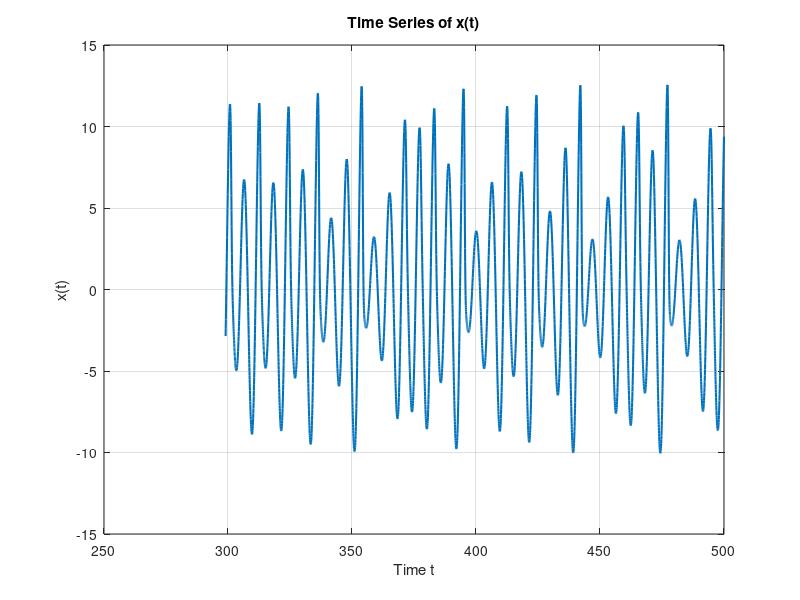
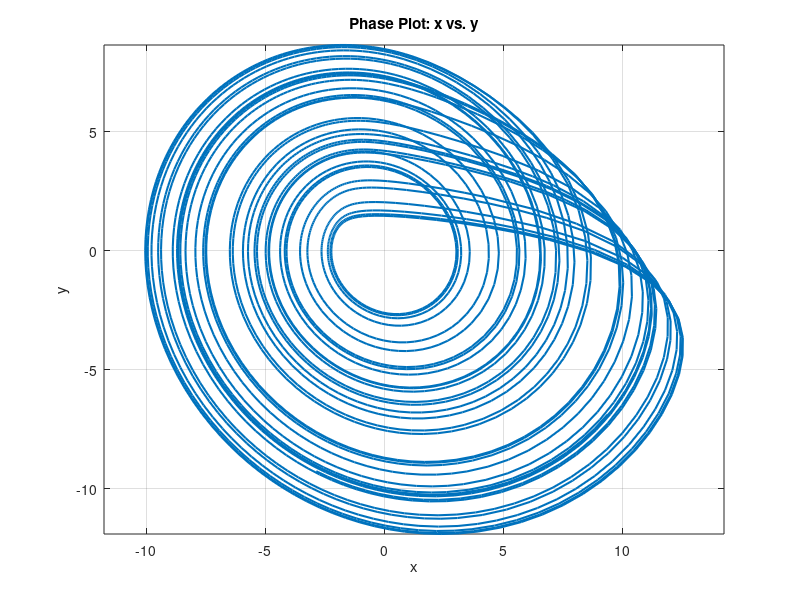

The MATLAB script that drew these images, in order:
function rossler_main()
% rossler_main - Simulation of the Rössler System using ode45
%
% Equations of the Rössler system:
%   dx/dt = -y - z
%   dy/dt = x + a*y
%   dz/dt = b + x*z - c*z
%
% Constant parameters:
%   a = 0.2, b = a, c = 6.3
%
% This function generates random initial conditions (in the interval [0,10]),
% integrates the Rössler system over the time span [0, 500], removes transient
% dynamics (if sufficient data is available), and produces the following plots:
%   - Time series of x(t)
%   - Phase plot of x versus y
%
% Author: Sabneet Bains
% Date: [Current Date]
% License: MIT License

    try
        %% Workspace Setup
        clear; close all; clc;
        
        %% Parameters
        a_param = 0.2;
        b_param = a_param;
        c_param = 6.3;
        
        %% Define the Rössler System
        % p(1)=x, p(2)=y, p(3)=z
        rossler = @(t, p) [ - (p(2) + p(3));
                             p(1) + a_param * p(2);
                             b_param + p(1) * p(3) - c_param * p(3) ];
        
        %% Generate Random Initial Conditions
        % Initial conditions are generated uniformly in the interval [0, 10]
        rng('shuffle');
        x0 = 10 * rand;
        y0 = 10 * rand;
        z0 = 10 * rand;
        initialConditions = [x0; y0; z0];
        
        %% Numerical Integration using ode45
        tspan = [0, 500];
        [t, p] = ode45(rossler, tspan, initialConditions);
        
        %% Remove Transients
        % Remove the first 5000 data points if available; otherwise, use the full data.
        if length(t) > 5000
            t_trim = t(5000:end);
            p_trim = p(5000:end, :);
        else
            t_trim = t;
            p_trim = p;
        end
        
        %% Plotting Results
        
        % Plot x(t) versus time
        figure;
        plot(t_trim, p_trim(:,1), 'LineWidth', 1.5);
        grid on;
        xlabel('Time t');
        ylabel('x(t)');
        title('Time Series of x(t)');
        
        % Plot phase plot: x versus y
        figure;
        plot(p_trim(:,1), p_trim(:,2), 'LineWidth', 1.5);
        grid on;
        xlabel('x');
        ylabel('y');
        title('Phase Plot: x vs. y');
        axis equal;
        
    catch ME
        fprintf('An error occurred: %s\n', ME.message);
    end
end

% Run the main function if this script is executed directly
if ~isdeployed
    rossler_main();
end
